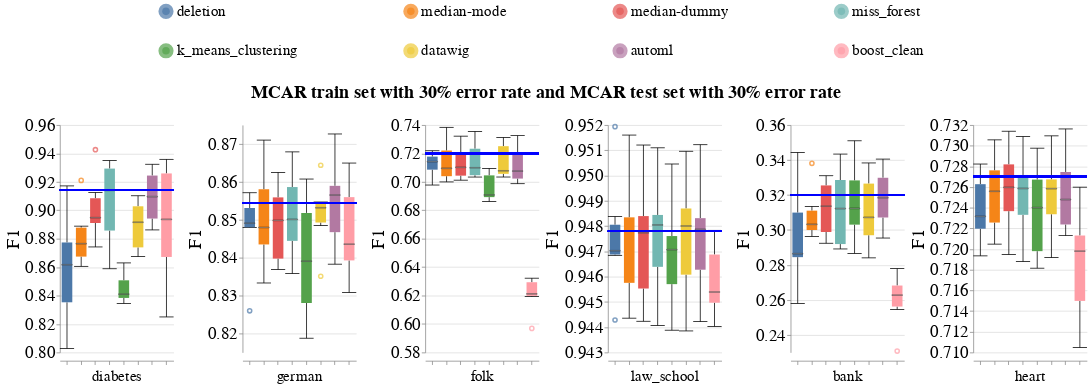

Notebook code for this chart:
### Code cell
create_box_plots_for_diff_imputers_and_datasets(train_injection_scenario='MCAR3',
                                                test_injection_scenario='MCAR3',
                                                metric_name='f1',
                                                db_client=db_client)

### Figure 1 — Vega-Lite specification as saved in the notebook (floating-point values rounded to 4 significant figures; data arrays with more than 128 entries replaced by an {"elided": "..."} marker saying what was removed)
{"config": {"view": {"continuousWidth": 400, "continuousHeight": 300, "stroke": null}, "axis": {"labelFontSize": 22, "labelFontWeight": "normal", "titleFontSize": 24, "titleFontWeight": "normal"}, "facet": {"spacing": 5}, "header": {"labelFontSize": 20, "labelOrient": "bottom", "labelPadding": 5, "titleFontSize": 24}, "legend": {"columns": 4, "direction": "horizontal", "labelFontSize": 20, "labelLimit": 400, "orient": "top", "symbolOffset": 130, "symbolStrokeWidth": 10, "titleAnchor": "middle", "titleFontSize": 22, "titleLimit": 300}, "title": {"fontSize": 24}}, "data": {"name": "data-b1c27b0a8e741da4d8bd6b531c6d7500"}, "facet": {"column": {"field": "Dataset_Name", "sort": ["diabetes", "german", "folk", "law_school", "bank", "heart"], "title": "MCAR train set with 30% error rate and MCAR test set with 30% error rate", "type": "nominal"}}, "spec": {"layer": [{"mark": {"type": "boxplot", "median": {"stroke": "black", "strokeWidth": 0.7}, "ticks": true}, "encoding": {"color": {"field": "Null_Imputer_Name", "sort": ["deletion", "median-mode", "median-dummy", "miss_forest", "k_means_clustering", "datawig", "automl", "boost_clean"], "title": null, "type": "nominal"}, "x": {"axis": {"labels": false}, "field": "Null_Imputer_Name", "sort": ["deletion", "median-mode", "median-dummy", "miss_forest", "k_means_clustering", "datawig", "automl", "boost_clean"], "title": null, "type": "nominal"}, "y": {"field": "Metric_Value", "scale": {"zero": false}, "title": "F1", "type": "quantitative"}}}, {"mark": "rule", "encoding": {"color": {"value": "blue"}, "size": {"value": 2}, "y": {"field": "Baseline_Median", "type": "quantitative"}}}], "width": 150}, "resolve": {"scale": {"y": "independent"}}, "$schema": "https://vega.github.io/schema/vega-lite/v4.17.0.json", "datasets": {"data-b1c27b0a8e741da4d8bd6b531c6d7500": {"elided": "288 records"}}}
